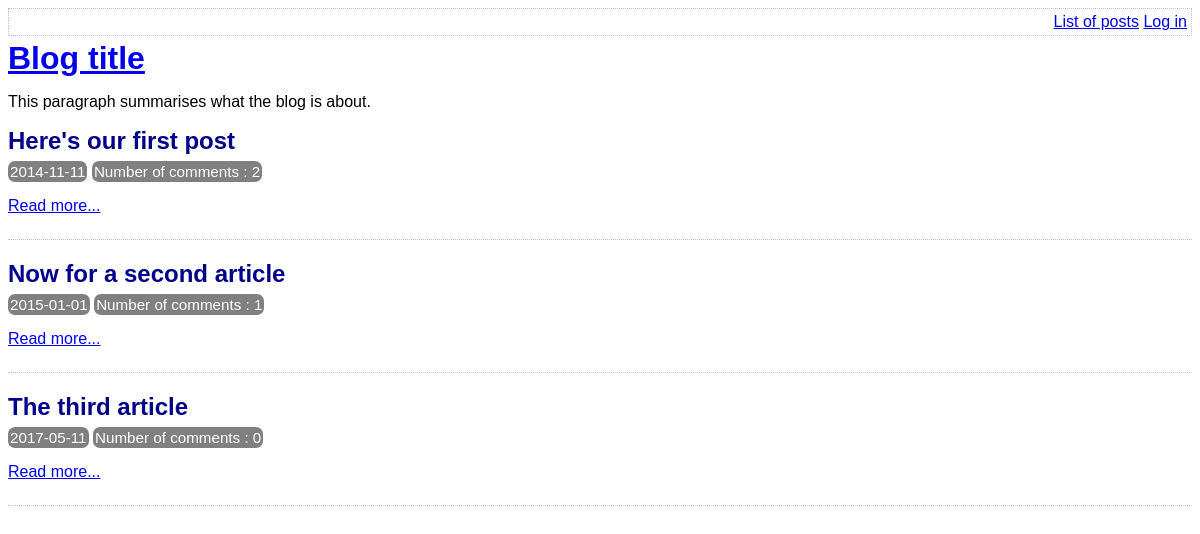
The page / on the database its author committed.
### tables this page shows
CREATE TABLE post (
    id int AUTO_INCREMENT,
    title varchar(255) NOT NULL,
    body varchar(255),
    user_id int NOT NULL,
    created_at date,
    updated_at date,
    PRIMARY KEY(id),
    FOREIGN KEY (user_id) REFERENCES user (id)
);

### lib/common.php (called while the page is built, shortened)
<?php
function htmlEscape($html)
{
    return htmlspecialchars($html, ENT_HTML5, 'UTF-8');
}
function getAllPosts(mysqli $conn)
{
    $stmt = "SELECT id,title,created_at,body,(SELECT count(*) FROM comment WHERE comment.post_id=post.id)comment_count FROM post";
    $resultSet = $conn->query($stmt);
    return $resultSet->fetch_all(MYSQLI_ASSOC);
}
function isLoggedIn()
{
    return isset($_SESSION['logged_in_username']);
}

### index.php (the view, shortened to what this page needs)
<?php
require_once "lib/common.php";
$conn = getConnectionInst();
$rslt = getAllPosts($conn);
?>
<!DOCTYPE html>
<html>
<head>
    <?php require "templates/head.php" ?>
</head>
<body>
    <?php require "templates/title.php"; ?>
    <div class="post-list">
        <?php foreach ($rslt as $row) : ?>
            <div class="post-synopsis">
                <h2><?php echo htmlEscape($row['title']) ?></h2>
                <p class="meta"><?php echo htmlEscape($row['created_at']) ?></p>
                <p class="meta"> Number of comments : <?php echo htmlEscape($row['comment_count']) ?> </p>
                <p class="post-controls">
                    <a href="view-post.php?id=<?php echo htmlspecialchars($row['id']) ?>"> Read more...</a>
                </p>
            </div>
        <?php endforeach ?>
    </div>
</body>
</html>

### templates/head.php (shortened to what this page needs)
<link rel="stylesheet" type="text/css" href="assets/main.css" />

### templates/top-menu.php
<div class="top-menu">
    <div class="menu-options">
        <a href="list-posts.php">List of posts</a>
        <?php if (isLoggedIn()) : ?>
            <a href="index.php">Home</a>
            <a href="edit-post.php">New post</a>
            Hello <?php echo htmlEscape(getAuthUser()) ?>.
            <a href="logout.php">Log out</a>
        <?php else : ?>
            <a href="login.php">Log in</a>
        <?php endif ?>
    </div>
</div>

### templates/title.php
<?php require_once "top-menu.php" ?>
<a href="index.php">
    <h1>Blog title</h1>
</a>
<p>This paragraph summarises what the blog is about.</p>

### assets/main.css (style rules this page uses)
.top-menu { border: 1px dotted silver; min-height: 18px; padding: 4px; margin-bottom: 4px; }
.menu-options { float: right; }
h1, h2, h3 { margin-top: 0; margin-bottom: 8px; }
body { font-family: sans-serif; }
.post-synopsis { padding-bottom: 8px; border-bottom: 1px dotted silver; margin-bottom: 20px; }
.post-synopsis h2, .post h2 { color: darkblue; }
.post .date, .post-synopsis .meta { color: white; background-color: grey; border-radius: 7px; padding: 2px; display: inline; font-size: 0.95em; }

### rows shown on the page
post: title "Here's our first post", created_at "2014-11-11", comment_count "2"
post: title "Now for a second article", created_at "2015-01-01", comment_count "1"
post: title "The third article", created_at "2017-05-11", comment_count "0"
